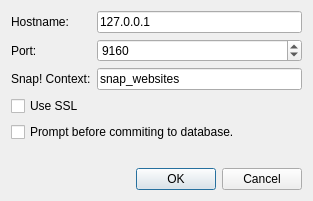
<?xml version="1.0" encoding="UTF-8"?>
<ui version="4.0">
 <class>SettingsDialog</class>
 <widget class="QDialog" name="SettingsDialog">
  <property name="geometry">
   <rect>
    <x>0</x>
    <y>0</y>
    <width>313</width>
    <height>201</height>
   </rect>
  </property>
  <property name="windowTitle">
   <string>CassandraView Settings</string>
  </property>
  <layout class="QVBoxLayout" name="verticalLayout">
   <item>
    <layout class="QFormLayout" name="formLayout">
     <item row="0" column="0">
      <widget class="QLabel" name="label">
       <property name="text">
        <string>Hostname:</string>
       </property>
      </widget>
     </item>
     <item row="0" column="1">
      <widget class="QLineEdit" name="f_hostnameEdit">
       <property name="toolTip">
        <string>&lt;html&gt;&lt;head/&gt;&lt;body&gt;&lt;p&gt;Enter the hostname and the port number of the Cassandra server you wish to access. Valid entries are:&lt;/p&gt;&lt;p&gt;hostname:port&lt;/p&gt;&lt;p&gt;ipaddress:port&lt;/p&gt;&lt;p&gt;&lt;br/&gt;&lt;/p&gt;&lt;p&gt;Examples:&lt;/p&gt;&lt;p&gt;127.0.0.1:9160&lt;/p&gt;&lt;p&gt;localhost:9160&lt;/p&gt;&lt;p&gt;myserver:9160&lt;/p&gt;&lt;p&gt;123.45.678.910:9160&lt;/p&gt;&lt;/body&gt;&lt;/html&gt;</string>
       </property>
       <property name="text">
        <string>127.0.0.1</string>
       </property>
      </widget>
     </item>
     <item row="1" column="0">
      <widget class="QLabel" name="label_2">
       <property name="text">
        <string>Port:</string>
       </property>
      </widget>
     </item>
     <item row="1" column="1">
      <widget class="QSpinBox" name="f_portEdit">
       <property name="maximum">
        <number>100000</number>
       </property>
       <property name="value">
        <number>9160</number>
       </property>
      </widget>
     </item>
     <item row="2" column="1">
      <widget class="QLineEdit" name="f_contextEdit">
       <property name="text">
        <string>snap_websites</string>
       </property>
      </widget>
     </item>
     <item row="2" column="0">
      <widget class="QLabel" name="label_3">
       <property name="text">
        <string>Snap! Context:</string>
       </property>
      </widget>
     </item>
    </layout>
   </item>
   <item>
    <widget class="QCheckBox" name="f_useSslCB">
     <property name="text">
      <string>Use SSL</string>
     </property>
     <property name="checked">
      <bool>false</bool>
     </property>
    </widget>
   </item>
   <item>
    <widget class="QCheckBox" name="f_promptCB">
     <property name="text">
      <string>Prompt before commiting to database.</string>
     </property>
    </widget>
   </item>
   <item>
    <spacer name="verticalSpacer">
     <property name="orientation">
      <enum>Qt::Vertical</enum>
     </property>
     <property name="sizeHint" stdset="0">
      <size>
       <width>20</width>
       <height>11</height>
      </size>
     </property>
    </spacer>
   </item>
   <item>
    <widget class="QDialogButtonBox" name="f_buttonBox">
     <property name="orientation">
      <enum>Qt::Horizontal</enum>
     </property>
     <property name="standardButtons">
      <set>QDialogButtonBox::Cancel|QDialogButtonBox::Ok</set>
     </property>
    </widget>
   </item>
  </layout>
 </widget>
 <tabstops>
  <tabstop>f_hostnameEdit</tabstop>
  <tabstop>f_portEdit</tabstop>
  <tabstop>f_contextEdit</tabstop>
  <tabstop>f_promptCB</tabstop>
 </tabstops>
 <resources/>
 <connections/>
</ui>
